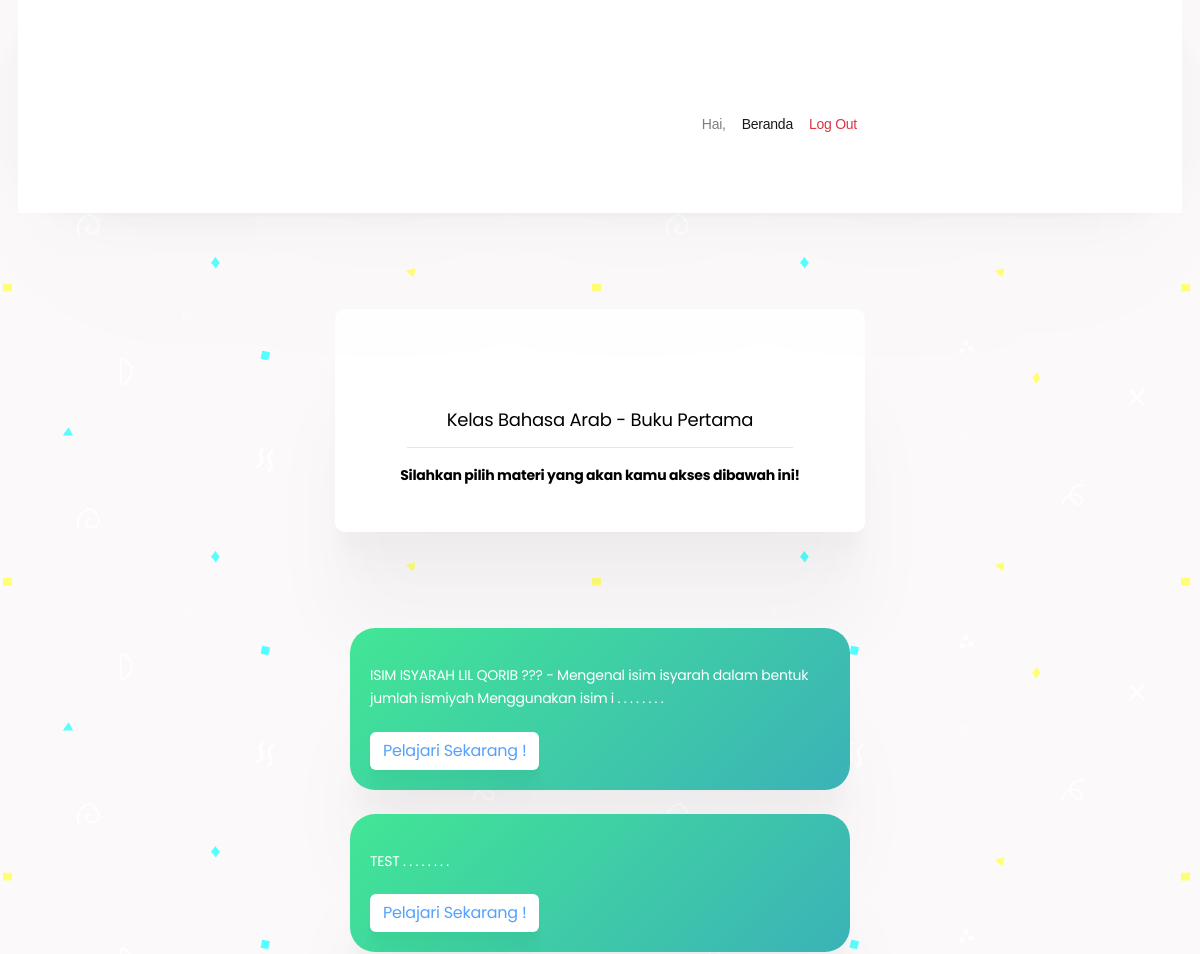
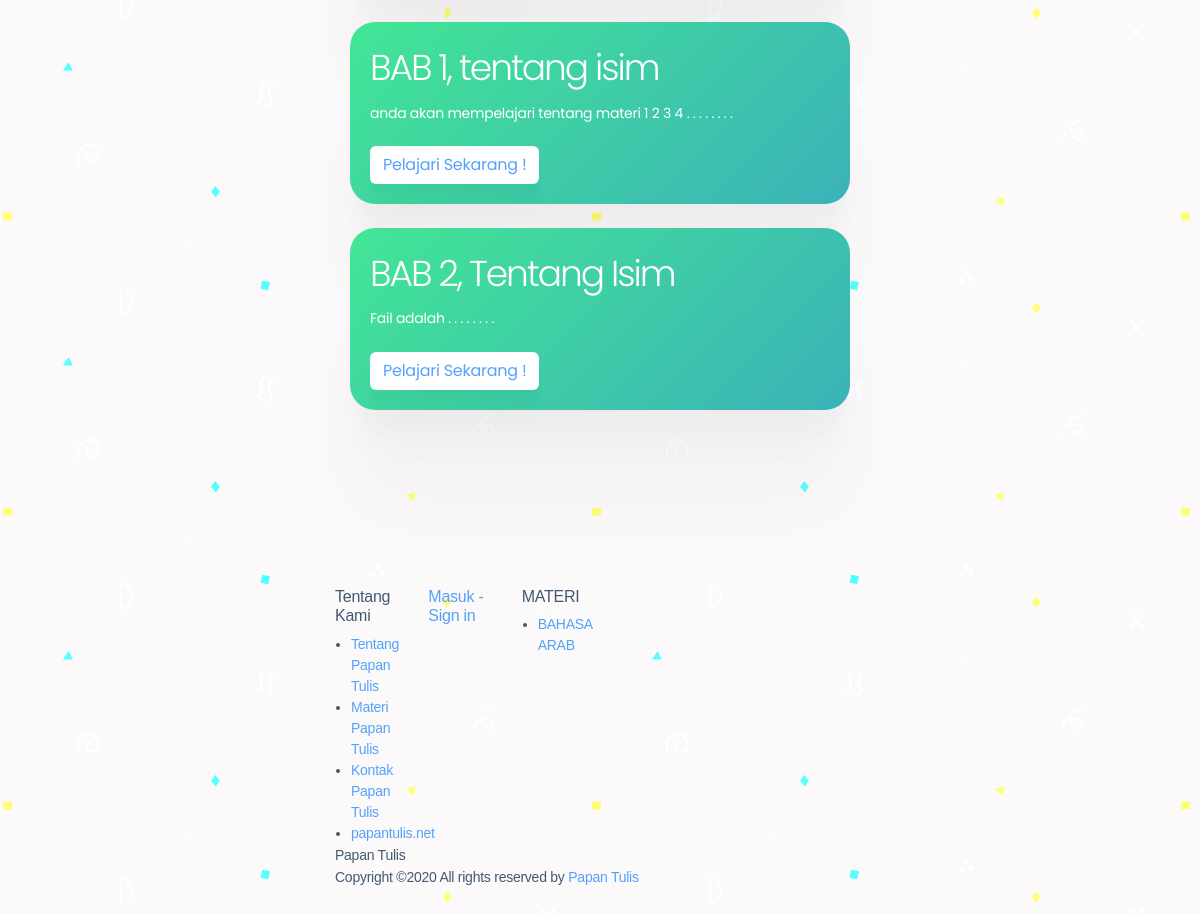
/index.php/materi/buku1, run on the app's committed database (2 pictures, top to bottom).
### tables this page shows
CREATE TABLE `materi` (
  `id` int(11) NOT NULL,
  `nama_guru` varchar(128) NOT NULL,
  `nama_mapel` varchar(128) NOT NULL,
  `video` varchar(255) NOT NULL,
  `deskripsi` varchar(1024) NOT NULL,
  `kelas` varchar(128) NOT NULL,
  `nama_bab` varchar(20) DEFAULT NULL,
  `status` char(1) NOT NULL DEFAULT 'b'
);

### application/controllers/materi.php (called while the page is built, shortened)
<?php
class Materi extends CI_Controller
{
    public function __construct()
    {
        $this->load->library('form_validation');
    }
    public function buku1()
    {
        $this->load->model('m_materi');
        $data['materi'] = $this->m_materi->buku1()->result();
        $data['user'] = $this->db->get_where('siswa', ['email' =>
            $this->session->userdata('email')])->row_array();
        $this->load->view('materi/buku1', $data);
        $this->load->view('template/footer');
    }
}

### index.php (called while the page is built, shortened)
<?php
require_once BASEPATH.'core/CodeIgniter.php';

### application/models/m_materi.php (called while the page is built, shortened)
<?php
class M_materi extends CI_Model
{
    public function buku1()
    {
        $mapel = 'Bahasa Arab';
        $kelas = 'X';
        $this->db->where('kelas', $kelas);
        $this->db->where('nama_mapel', $mapel);
        return $this->db->get('materi');
    }
}

### application/views/materi/buku1.php (the view, shortened to what this page needs)
<!doctype html>
<html lang="en">
<head>
    <link href="https://unpkg.com/aos@2.3.1/dist/aos.css" rel="stylesheet">
    <link rel="stylesheet" href="<?=base_url('assets/')?>css/bootstrap.css">
    <link rel="stylesheet" href="<?=base_url('assets/')?>vendors/linericon/style.css">
    <link rel="stylesheet" href="<?=base_url('assets/')?>css/font-awesome.min.css">
    <link rel="stylesheet" href="<?=base_url('assets/')?>vendors/owl-carousel/owl.carousel.min.css">
    <link rel="stylesheet" href="<?=base_url('assets/')?>vendors/lightbox/simpleLightbox.css">
    <link rel="stylesheet" href="<?=base_url('assets/')?>vendors/nice-select/css/nice-select.css">
    <link rel="stylesheet" href="<?=base_url('assets/')?>vendors/animate-css/animate.css">
    <link rel="stylesheet" href="<?=base_url('assets/')?>vendors/popup/magnific-popup.css">
    <link rel="stylesheet" href="<?=base_url('assets/')?>css/style.css">
    <link rel="stylesheet" href="<?=base_url('assets/')?>css/materi_style.css">
    <link rel="stylesheet" href="<?=base_url('assets/')?>css/responsive.css">
</head>
<body style="overflow-x:hidden;background-color:#fbf9fa;">
    <header class="header_area" style="background-color: white !important;">
        <div class="main_menu">
            <nav class="navbar navbar-expand-lg navbar-light">
                <div class="container">
                    <div class="collapse navbar-collapse offset" id="navbarSupportedContent">
                        <ul class="nav navbar-nav menu_nav ml-auto">
                            <li class="nav-item "><a class="nav-link" href="javascript:void(0)">Hai, <?php
$data['user'] = $this->db->get_where('siswa', ['email' =>
    $this->session->userdata('email')])->row_array();
?></a>
                            </li>
                            <li class="nav-item active"><a class="nav-link" href="<?=base_url('user')?>">Beranda</a>
                            </li>
                            <li class=" nav-item "><a class=" nav-link text-danger"
                                    href="<?=base_url('welcome/logout')?>">Log Out</a>
                            </li>
                        </ul>
                    </div>
                </div>
            </nav>
        </div>
    </header>
    <div class="container">
        <div class="bg-white mx-auto p-4 buat-text" data-aos="fade-down" data-aos-duration="1400"
            style="width: 100%; border-radius:10px;">
            <div class="row" style="color: black; font-family: 'poppins';">
                <div class="col-md-12 mt-1 text-center">
                    <h2 data-aos="fade-down" data-aos-duration="1700"><?php
                        $data['user'] = $this->db->get_where('siswa', ['email' =>
                        $this->session->userdata('email')])->row_array();
                        echo $data['user']['nama'];?></h2>
                    <h3>Kelas Bahasa Arab - Buku Pertama</h3>
                    <hr width="80%">
                    <p data-aos="fade-down" class="font-weight-bold" data-aos-duration="1800">Silahkan pilih materi yang
                        akan kamu akses
                        dibawah
                        ini!
                    </p>
                </div>
            </div>
        </div>
    </div>
    <div class="container">
        <div class="mt-4">
            <?php foreach ($materi as $u) {?>
            <div class="col-md-12 mb-4" data-aos="fade-down" data-aos-duration="1200">
                <div class="card materi w-150 border-0">
                    <div class="card-body col-md-12 mt-1">
                        <h1 class="card-title"><?=$u->nama_bab;?></h1>
                        <p class=" card-text">
                            <?=substr($u->deskripsi, 0, 100);?>&nbsp;.&nbsp;.&nbsp;.&nbsp;.&nbsp;.&nbsp;.&nbsp;.&nbsp;.
                        </p>
                        <a href="<?php echo site_url('materi/belajar/' . $u->id); ?>" class="btn btn-white">Pelajari
                            Sekarang !</a>
                    </div>
                </div>
            </div>
            <?php }?>
        </div>
    </div>
    <br>

### application/views/template/footer.php (shortened to what this page needs)
<footer class="footer-area p_60">
    <div class="container">
        <div class="row">
            <div class="col-lg-2  col-md-6 col-sm-6">
                <div class="single-footer-widget tp_widgets">
                    <h6 class="footer_title">Tentang Kami</h6>
                    <ul class="list">
                        <li><a href="<?=base_url('welcome/tentang')?>">Tentang Papan Tulis</a></li>
                        <li><a href="<?=base_url('welcome/materi')?>">Materi Papan Tulis</a></li>
                        <li><a href="<?=base_url('welcome/kontak')?>">Kontak Papan Tulis</a></li>
                        <li><a href="http://papantulis.net">papantulis.net</a></li>
                    </ul>
                </div>
            </div>
            <div class="col-lg-2  col-md-6 col-sm-6">
                <div class="single-footer-widget tp_widgets">
                    <h6 class="footer_title"> <a href="<?=base_url('welcome')?>" data-toggle="modal" data-target="#exampleModalCenter">Masuk - Sign in</a></h6>
                </div>
            </div>
            <div class="col-lg-2  col-md-6 col-sm-6">
                <div class="single-footer-widget tp_widgets">
                    <h6 class="footer_title">MATERI</h6>
                    <ul class="list">
                        <li><a href="javaScript:void(0);">BAHASA ARAB</a></li>
                    </ul>
                </div>
            </div>
        </div>
        <div class="row footer-bottom d-flex justify-content-between align-items-center">
            <p class="col-lg-8 col-md-8 footer-text m-0">
                Papan Tulis <br> Copyright &copy; All rights reserved <span class="text-danger"></span> by
                <a href="http://papantulis.net" target="_blank">Papan Tulis</a>
            </p>
        </div>
    </div>
</footer>
</body>
</html>

### assets/css/materi_style.css (style rules this page uses)
body { background-color: #ffffff; background-attachment: fixed; }
.card { border-radius: 25px; border: none; box-shadow: 0 2.3px 1.9px rgba(0, 0, 0, 0.002), 0 5.4px 4.3px rgba(0, 0, 0, 0.005), 0 9.7px 7.7px rgba(0, 0, 0, 0.007), 0 16.1px 12.8px rgba(0, 0, 0, 0.01), 0 26.5px 21.2px rgba(0, 0, 0, 0.014), 0 46.2px 37px rgba(0, 0, 0, 0.019), 0 100px 80px rgba(0, 0, 0, 0.03); transition: 0.5s ease; cursor: pointer; font-family: 'Poppins', sans-serif; }
.materi { background: linear-gradient(135deg, #42e695 0%, #3bb2b8 100%); color: white !important; width: 100%; }
.btn-white { background-color: white; border-radius: 6px; box-shadow: 0 2.8px 2.2px rgba(0, 0, 0, 0.006), 0 6.7px 5.3px rgba(0, 0, 0, 0.008), 0 12.5px 10px rgba(0, 0, 0, 0.01), 0 22.3px 17.9px rgba(0, 0, 0, 0.012), 0 41.8px 33.4px rgba(0, 0, 0, 0.014), 0 100px 80px rgba(0, 0, 0, 0.02); }
.buat-text { box-shadow: 0 2.3px 1.9px rgba(0, 0, 0, 0.002), 0 5.4px 4.3px rgba(0, 0, 0, 0.005), 0 9.7px 7.7px rgba(0, 0, 0, 0.007), 0 16.1px 12.8px rgba(0, 0, 0, 0.01), 0 26.5px 21.2px rgba(0, 0, 0, 0.014), 0 46.2px 37px rgba(0, 0, 0, 0.019), 0 100px 80px rgba(0, 0, 0, 0.03); }
.navbar { box-shadow: 0 0.3px 5.6px rgba(0, 0, 0, 0.007), 0 0.7px 12.6px rgba(0, 0, 0, 0.01), 0 1.2px 22px rgba(0, 0, 0, 0.013), 0 1.9px 34.9px rgba(0, 0, 0, 0.015), 0 2.9px 53.9px rgba(0, 0, 0, 0.017), 0 4.5px 84.1px rgba(0, 0, 0, 0.02), 0 7.5px 139.6px rgba(0, 0, 0, 0.023), 0 15px 279px rgba(0, 0, 0, 0.03); }

### data on the page
materi: deskripsi "ISIM ISYARAH LIL QORIB ??? - Mengenal isim isyarah dalam bentuk jumlah ismiyah Menggunakan isim i"
materi: deskripsi "TEST"
materi: nama_bab "BAB 1, tentang isim", deskripsi "anda akan mempelajari tentang materi 1 2 3 4"
materi: nama_bab "BAB 2, Tentang Isim", deskripsi "Fail adalah"
